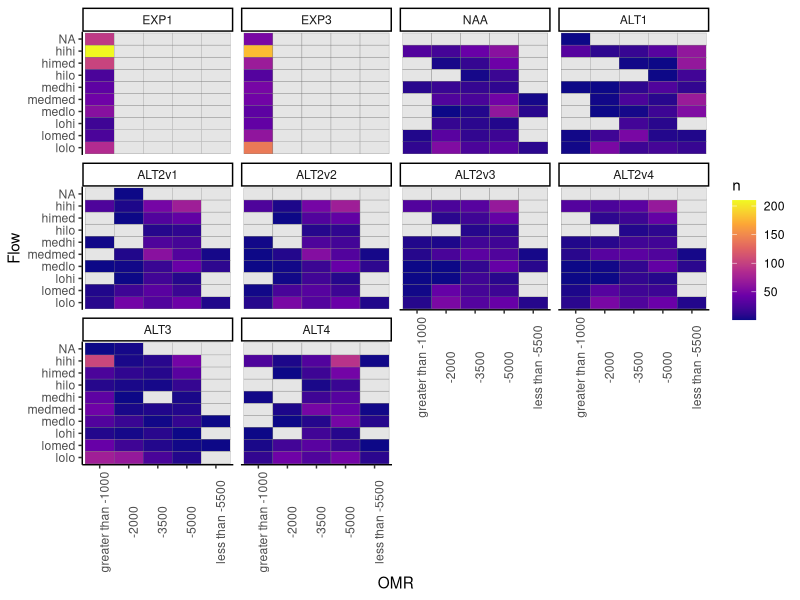
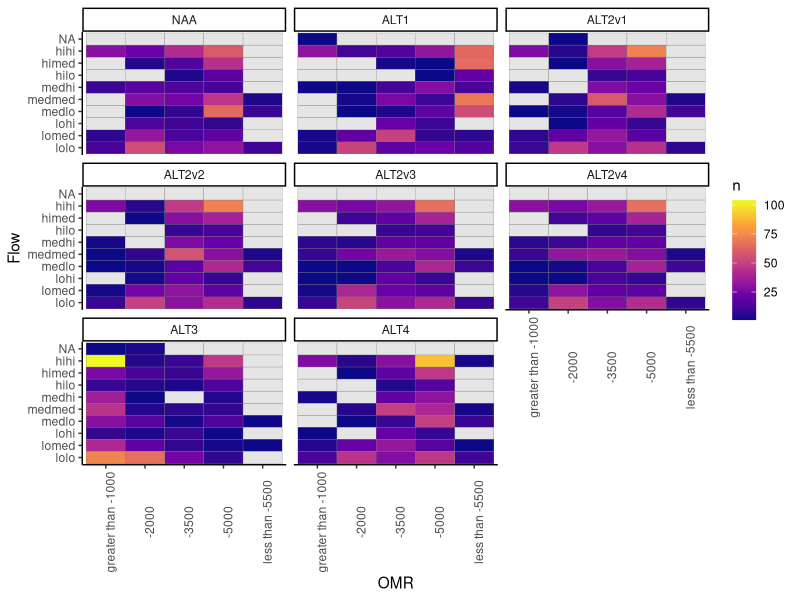
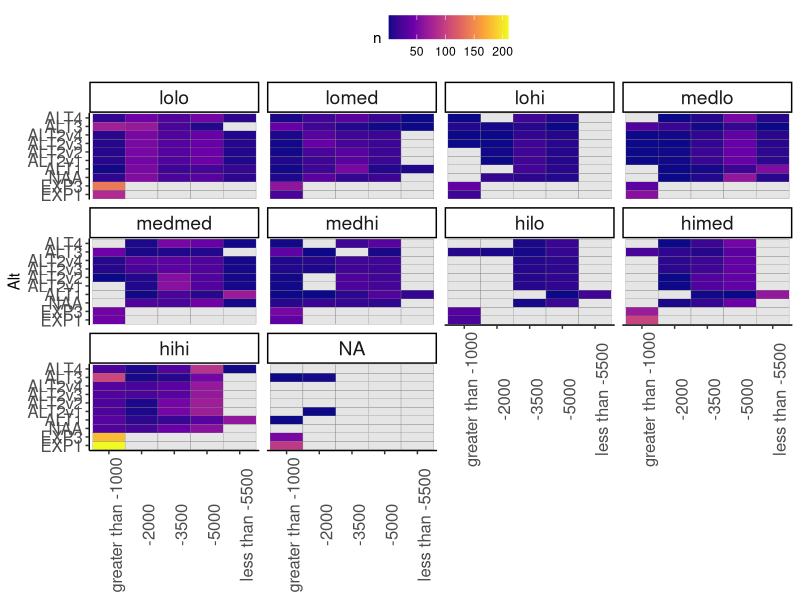
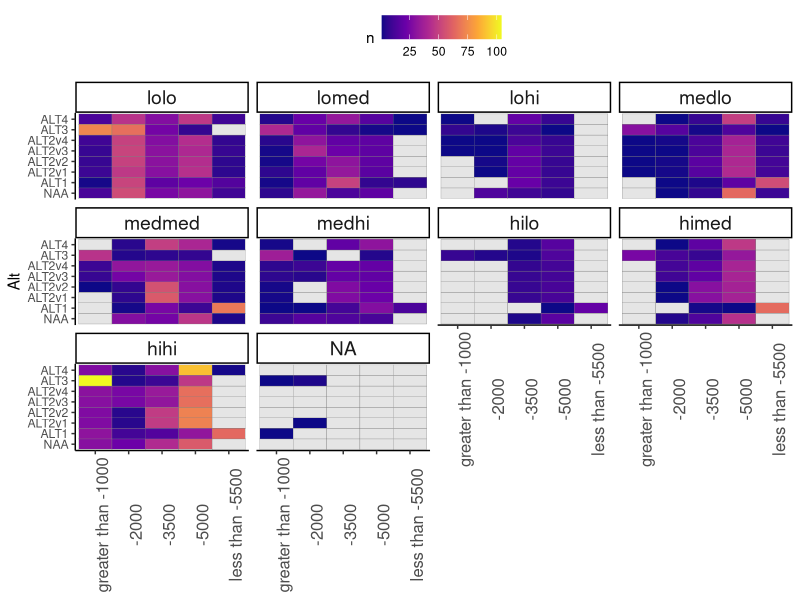
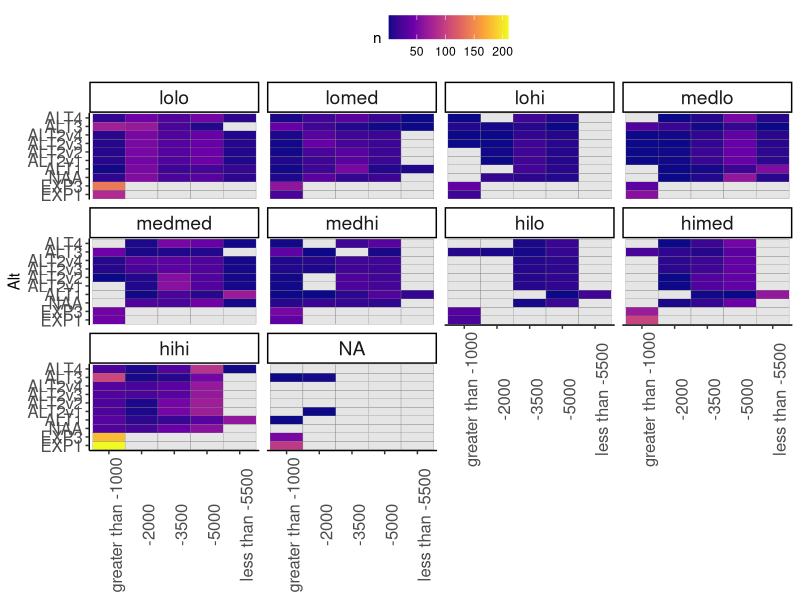
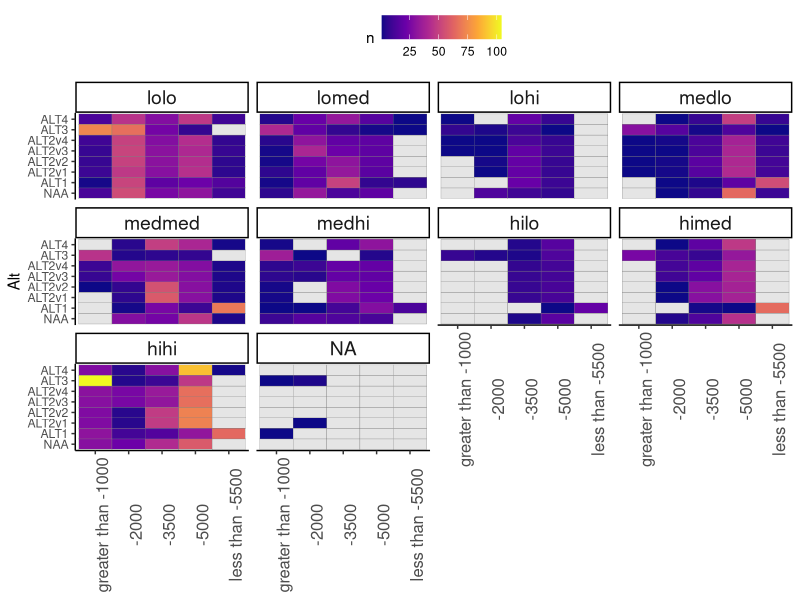

These figures' R source, in order: (Note: this script raises an error after producing the figures.)
##############################################
# Last updated 10/6/2023 by Catarina Pien (USBR)
# Calculate sample sizes for each alt in flow and OMR bins
#################################################

library(ggplot2)
library(dplyr)
library(readr)
library(readxl)
library(lubridate)
library(viridis)
library(tidyr)

# Read data -------------------------------

# order
alt_order = c("EXP1", "EXP3", "NAA",
              "ALT1",
              "ALT2v1", "ALT2v2", "ALT2v3", "ALT2v4",
              "ALT3", "ALT4")
col_order = c("Flow", "OMR", "OMR_range",  "EXP1", "EXP3", "NAA",
              "ALT1",
              "ALT2v1", "ALT2v2", "ALT2v3", "ALT2v4",
              "ALT3", "ALT4")
inflow_order = c("lolo", "lomed", "lohi", "medlo", "medmed", "medhi", "hilo", "himed", "hihi", "NA")
omr_order = c("greater than -1000", "-2000", "-3500", "-5000", "less than -5500")

# read in data
omr_bins <- read_excel("data_raw/calsim/Reclamation_2021LTO_OMR_rev01_20231010.xlsx", skip = 11)
bins <- read_excel("data_raw/calsim/Reclamation_2021LTO_SacR_SJR_OMR_Binning_rev01_20230929_result.xlsx", skip = 5)

# rename column names
colnames(bins) <- c("Date", "Flow_EXP1", "OMR_EXP1", "Flow_EXP3", "OMR_EXP3",
                    "Flow_NAA", "OMR_NAA", "Flow_ALT1", "OMR_ALT1",
                    "Flow_ALT2v1", "OMR_ALT2v1", "Flow_ALT2v2", "OMR_ALT2v2",
                    "Flow_ALT2v3", "OMR_ALT2v3", "Flow_ALT2v4", "OMR_ALT2v4",
                    "Flow_ALT3", "OMR_ALT3", "Flow_ALT4", "OMR_ALT4")
bins2 <- bins[-1,]



bins2_flow <- select(bins2, contains("Flow"))
bins_upd <- cbind(omr_bins, bins2_flow)

colnames(bins_upd) <- c("Date", "OMR_EXP1",  "OMR_EXP3","OMR_NAA",
                     "OMR_ALT1","OMR_ALT2v1",
                    "OMR_ALT2v2","OMR_ALT2v3", "OMR_ALT2v4","OMR_ALT3","OMR_ALT4",
                    "Flow_EXP1",  "Flow_EXP3", "Flow_NAA", "Flow_ALT1",
                    "Flow_ALT2v1", "Flow_ALT2v2", "Flow_ALT2v3", "Flow_ALT2v4",
                    "Flow_ALT3", "Flow_ALT4" )

# BA ------------------------
## reformat ----------------------
###  make long ---------

# use bins_upd for looking at frequency in the BA
bins_long <-  bins_upd %>%
  pivot_longer(
    -Date,
    cols_vary = "slowest",
    names_to = c(".value", "Alt"),
    names_sep = "_"
  ) %>%
  mutate(Month = month(Date))

### filter Dec-June --------
bins_months <- bins_long %>% filter(Month %in% c(12, 1, 2, 3, 4, 5, 6))


### regroup OMR (freq analysis only) ---------
bins_freq <- bins_months %>%
  mutate(OMR_group = case_when(OMR > -1000 ~ "greater than -1000",
                               OMR > -2500 & OMR <=-1000 ~ "-2000",
                               OMR > -4000 & OMR <=-2500 ~ "-3500",
                               OMR > -5500 & OMR <=-4000 ~ "-5000",
                               OMR <=-5500 ~ "less than -5500",
                               TRUE ~ "Other")) %>%
  rename(OMR_val = OMR,
         OMR = OMR_group)

### calculate sample sizes -----------------

# filter to months of interest (12-6)
bins_summary_months <- bins_freq %>%
  group_by(Flow, OMR, Alt) %>%
  summarize(n = n()) %>%
  ungroup() %>%
  mutate(Alt = factor(Alt, levels = alt_order ),
         Flow = factor(Flow, levels = inflow_order),
         OMR = factor(OMR, levels = omr_order)) %>%
  arrange(Flow, OMR, Alt)

# fill in groups that have no samples; replace with zero
bins_summary_complete <- bins_summary_months %>%
  complete(Flow, OMR,
           nesting(Alt),
           fill = list(n = 0))

## make tables ------------------------------------

# sample sizes
bins_months_table <- bins_summary_complete %>%
  pivot_wider(names_from = "Alt", values_from = "n", values_fill = list(n = 0)) %>%
  arrange(Flow, OMR)%>%
  mutate(Flow = factor(Flow, levels = inflow_order),
         OMR_range = case_when(OMR == "greater than -1000" ~ "greater than -1000",
                               OMR == "-2000" ~ "-2500 to -1000",
                               OMR == "-3500" ~ "-4000 to -2500",
                               OMR == "-5000" ~ "-5500 to -4000",
                               OMR == "less than -5500" ~ "less than -5500"))
bins_months_table <- bins_months_table[, col_order]

# calculate proportion in each group by alt
bins_months_prop_table <- bins_months_table %>%
  mutate(across(EXP1:ALT4, ~.x/sum(.x))) %>%
  mutate(across(EXP1:ALT4, ~round(.x,3)))

# calculate proportion NA
not_included <- bins_summary_complete %>%
  filter((Flow == "NA" | OMR == "NA") | (Flow == "NA" & OMR == "NA")) %>%
  group_by(Alt) %>%
  summarize(num =sum(n),
            prop = num/700)

## plot results --------------------------
bins_plotting <- bins_summary_complete %>%
  mutate(n = replace(n, n == 0, NA))

ggplot(bins_plotting) + geom_tile(aes(OMR, Flow, fill = n), color = "gray50") +
  facet_wrap(~Alt) +
  # scale_fill_viridis(option = "plasma") +
  scale_fill_viridis_c(na.value = "gray90", option = "plasma") +
  theme_classic() +
  theme(axis.text.x = element_text(angle = 90) )

ggplot(bins_plotting%>% filter(!Alt %in% c("EXP1", "EXP3"))) +
  geom_tile(aes(OMR, Flow, fill = n), color = "gray50") +
  facet_wrap(~Alt) +
  scale_fill_viridis_c(na.value = "gray90", option = "plasma") +
  theme_classic() +
  theme(axis.text.x = element_text(angle = 90) )

(plot_n_alts_omr_inflow <- ggplot(bins_plotting) +
    geom_tile(aes(OMR, Alt, fill = n), color = "gray50") +
    facet_wrap(~Flow) +
    scale_fill_viridis_c(na.value = "gray90", option = "plasma") +
    theme_classic() +
    theme(axis.text.x = element_text(angle = 90, size = 12),
          axis.title.x = element_blank(),
          axis.text.y = element_text(size = 12),
          strip.text = element_text(size = 14),
          legend.position = "top"))

(plot_n_alts_omr_inflow_noexp <-ggplot(bins_plotting %>% filter(!Alt %in% c("EXP1", "EXP3"))) +
    geom_tile(aes(OMR, Alt, fill = n), color = "gray50") +
    facet_wrap(~Flow) +
    scale_fill_viridis_c(na.value = "gray90", option = "plasma") +
    theme_classic() +
    theme(axis.text.x = element_text(angle = 90, size = 12),
          axis.title.x = element_blank(),
          strip.text = element_text(size = 14),
          legend.position = "top"))

## export------------

## write plots------------
png("figures/plot_n_alts_omr_inflow_freq.png", width = 8, height = 8, units = "in", res = 300, pointsize = 10)
plot_n_alts_omr_inflow
dev.off()

png("figures/plot_n_alts_omr_inflow_noexp_freq.png", width = 8, height = 8, units = "in", res = 300, pointsize = 10)
plot_n_alts_omr_inflow_noexp
dev.off()


## Write tables --------------------------
write_csv(bins_months_table, "data_export/bin_samplesizes_acrossalts_freq.csv")
write_csv(bins_months_prop_table, "data_export/bin_prop_samplesizes_acrossalts_freq.csv")


# There are different calculations for analyses vs BA frequency analysis

# ZOI -------------------------------
## reformat ----------------------
###  make long ---------

# use bins2 for looking at sample sizes for zone of influence
bins_long <-  bins2 %>%
  pivot_longer(
    -Date,
    cols_vary = "slowest",
    names_to = c(".value", "Alt"),
    names_sep = "_"
  ) %>%
  mutate(Month = month(Date))

## filter Dec-June --------
bins_months <- bins_long %>% filter(Month %in% c(12, 1, 2, 3, 4, 5, 6))

## calculate sample sizes -----------------

# filter to months of interest (12-6)
bins_summary_months <- bins_months %>%
  group_by(Flow, OMR, Alt) %>%
  summarize(n = n()) %>%
  ungroup() %>%
  mutate(Alt = factor(Alt, levels = alt_order ),
         Flow = factor(Flow, levels = inflow_order)) %>%
  arrange(Flow, OMR, Alt)

# fill in groups that have no samples; replace with zero
bins_summary_complete <- bins_summary_months %>%
  complete(Flow, OMR,
           nesting(Alt),
           fill = list(n = 0))

# make tables ------------------------------------

# sample sizes
bins_months_table <- bins_summary_complete %>%
  pivot_wider(names_from = "Alt", values_from = "n", values_fill = list(n = 0)) %>%
  arrange(Flow, OMR)%>%
  mutate(Flow = factor(Flow, levels = inflow_order),
         OMR_range = case_when(OMR == "-2000" ~ "-2500 to -1500",
                               OMR == "-3500" ~ "-4000 to -3000",
                               OMR == "-5000" ~ "-5500 to -4500",
                               OMR == "<-5500" ~ "less than -5500",
                               TRUE~"NA"))
bins_months_table_v2 <- bins_months_table[, col_order]

# calculate proportion in each group by alt
bins_months_prop_table_v2 <- bins_months_table_v2 %>%
  mutate(across(EXP1:ALT4, ~.x/sum(.x))) %>%
  mutate(across(EXP1:ALT4, ~round(.x,3)))

# calculate proportion NA
not_included <- bins_summary_complete %>%
  filter((Flow == "NA" | OMR == "NA") | (Flow == "NA" & OMR == "NA")) %>%
  group_by(Alt) %>%
  summarize(num =sum(n),
            prop = num/700)

# plot results --------------------------
bins_plotting <- bins_summary_complete %>%
  mutate(n = replace(n, n == 0, NA))

ggplot(bins_plotting) + geom_tile(aes(OMR, Flow, fill = n), color = "gray50") +
  facet_wrap(~Alt) +
  # scale_fill_viridis(option = "plasma") +
  scale_fill_viridis_c(na.value = "gray90", option = "plasma") +
  theme_classic() +
  theme(axis.text.x = element_text(angle = 90) )

ggplot(bins_plotting%>% filter(!Alt %in% c("EXP1", "EXP3"))) +
  geom_tile(aes(OMR, Flow, fill = n), color = "gray50") +
  facet_wrap(~Alt) +
  scale_fill_viridis_c(na.value = "gray90", option = "plasma") +
  theme_classic() +
  theme(axis.text.x = element_text(angle = 90) )

(plot_n_alts_omr_inflow_v2 <- ggplot(bins_plotting ) +
    geom_tile(aes(OMR, Alt, fill = n), color = "gray50") +
    facet_wrap(~Flow) +
    scale_fill_viridis_c(na.value = "gray90", option = "plasma") +
    theme_classic() +
    theme(axis.text.x = element_text(angle = 90, size = 12),
          axis.title.x = element_blank(),
          axis.text.y = element_text(size = 12),
          strip.text = element_text(size = 14),
          legend.position = "top"))

(plot_n_alts_omr_inflow_noexp_v2 <-ggplot(bins_plotting %>% filter(!Alt %in% c("EXP1", "EXP3"))) +
    geom_tile(aes(OMR, Alt, fill = n), color = "gray50") +
    facet_wrap(~Flow) +
    scale_fill_viridis_c(na.value = "gray90", option = "plasma") +
    theme_classic() +
    theme(axis.text.x = element_text(angle = 90, size = 12),
          axis.title.x = element_blank(),
          strip.text = element_text(size = 14),
          legend.position = "top"))

# export------------

## write plots------------
png("figures/plot_n_alts_omr_inflow_zoi.png", width = 8, height = 8, units = "in", res = 300, pointsize = 10)
plot_n_alts_omr_inflow_v2
dev.off()

png("figures/plot_n_alts_omr_inflow_no_exp_zoi.png", width = 8, height = 8, units = "in", res = 300, pointsize = 10)
plot_n_alts_omr_inflow_noexp_v2
dev.off()

## Write tables --------------------------
write_csv(bins_months_table, "data_export/bin_samplesizes_acrossalts_zoi.csv")
write_csv(bins_months_prop_table, "data_export/bin_prop_samplesizes_acrossalts_zoi.csv")
